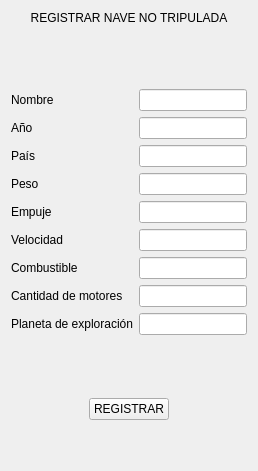
             <widget class="QWidget" name="pg_crear_no_tripulada">
              <layout class="QVBoxLayout" name="verticalLayout_6">
               <item>
                <widget class="QLabel" name="lbl_nave_no_tripulada">
                 <property name="text">
                  <string>REGISTRAR NAVE NO TRIPULADA</string>
                 </property>
                 <property name="alignment">
                  <set>Qt::AlignCenter</set>
                 </property>
                </widget>
               </item>
               <item>
                <spacer name="verticalSpacer_3">
                 <property name="orientation">
                  <enum>Qt::Vertical</enum>
                 </property>
                 <property name="sizeHint" stdset="0">
                  <size>
                   <width>20</width>
                   <height>58</height>
                  </size>
                 </property>
                </spacer>
               </item>
               <item>
                <layout class="QFormLayout" name="formLayout_2">
                 <item row="0" column="0">
                  <widget class="QLabel" name="lbl_nombre_no_tripulada">
                   <property name="text">
                    <string>Nombre</string>
                   </property>
                  </widget>
                 </item>
                 <item row="2" column="0">
                  <widget class="QLabel" name="lbl_pais_no_tripulada">
                   <property name="text">
                    <string>País</string>
                   </property>
                  </widget>
                 </item>
                 <item row="3" column="0">
                  <widget class="QLabel" name="lbl_peso_no_tripulada">
                   <property name="text">
                    <string>Peso</string>
                   </property>
                  </widget>
                 </item>
                 <item row="4" column="0">
                  <widget class="QLabel" name="lbl_empuje_no_tripulada">
                   <property name="text">
                    <string>Empuje</string>
                   </property>
                  </widget>
                 </item>
                 <item row="5" column="0">
                  <widget class="QLabel" name="lbl_velocidad_no_tripulada">
                   <property name="text">
                    <string>Velocidad</string>
                   </property>
                  </widget>
                 </item>
                 <item row="6" column="0">
                  <widget class="QLabel" name="lbl_combustible_no_tripulada">
                   <property name="text">
                    <string>Combustible</string>
                   </property>
                  </widget>
                 </item>
                 <item row="7" column="0">
                  <widget class="QLabel" name="lbl_cantidad_motores_no_tripulada">
                   <property name="text">
                    <string>Cantidad de motores</string>
                   </property>
                  </widget>
                 </item>
                 <item row="8" column="0">
                  <widget class="QLabel" name="lbl_planeta_exploracion_no_tripulada">
                   <property name="text">
                    <string>Planeta de exploración</string>
                   </property>
                  </widget>
                 </item>
                 <item row="0" column="1">
                  <widget class="QLineEdit" name="ql_nombre_no_tripulada"/>
                 </item>
                 <item row="2" column="1">
                  <widget class="QLineEdit" name="ql_pais_no_tripulada"/>
                 </item>
                 <item row="3" column="1">
                  <widget class="QLineEdit" name="ql_peso_no_tripulada"/>
                 </item>
                 <item row="4" column="1">
                  <widget class="QLineEdit" name="ql_empuje_no_tripulada"/>
                 </item>
                 <item row="5" column="1">
                  <widget class="QLineEdit" name="ql_velocidad_no_tripulada"/>
                 </item>
                 <item row="6" column="1">
                  <widget class="QLineEdit" name="ql_combustible_no_tripulada"/>
                 </item>
                 <item row="7" column="1">
                  <widget class="QLineEdit" name="ql_cantidad_motores_no_tripulada"/>
                 </item>
                 <item row="8" column="1">
                  <widget class="QLineEdit" name="ql_planeta_exploracion_no_tripulada"/>
                 </item>
                 <item row="1" column="0">
                  <widget class="QLabel" name="lbl_anio_no_tripulada">
                   <property name="text">
                    <string>Año</string>
                   </property>
                  </widget>
                 </item>
                 <item row="1" column="1">
                  <widget class="QLineEdit" name="ql_anio_no_tripulada"/>
                 </item>
                </layout>
               </item>
               <item>
                <spacer name="verticalSpacer_4">
                 <property name="orientation">
                  <enum>Qt::Vertical</enum>
                 </property>
                 <property name="sizeHint" stdset="0">
                  <size>
                   <width>20</width>
                   <height>57</height>
                  </size>
                 </property>
                </spacer>
               </item>
               <item>
                <layout class="QHBoxLayout" name="horizontalLayout_6">
                 <item>
                  <spacer name="horizontalSpacer_5">
                   <property name="orientation">
                    <enum>Qt::Horizontal</enum>
                   </property>
                   <property name="sizeHint" stdset="0">
                    <size>
                     <width>40</width>
                     <height>20</height>
                    </size>
                   </property>
                  </spacer>
                 </item>
                 <item>
                  <widget class="QPushButton" name="btn_registrar_no_tripulada">
                   <property name="text">
                    <string>REGISTRAR</string>
                   </property>
                  </widget>
                 </item>
                 <item>
                  <spacer name="horizontalSpacer_7">
                   <property name="orientation">
                    <enum>Qt::Horizontal</enum>
                   </property>
                   <property name="sizeHint" stdset="0">
                    <size>
                     <width>40</width>
                     <height>20</height>
                    </size>
                   </property>
                  </spacer>
                 </item>
                </layout>
               </item>
               <item>
                <spacer name="verticalSpacer_6">
                 <property name="orientation">
                  <enum>Qt::Vertical</enum>
                 </property>
                 <property name="sizeHint" stdset="0">
                  <size>
                   <width>20</width>
                   <height>40</height>
                  </size>
                 </property>
                </spacer>
               </item>
              </layout>
             </widget>
